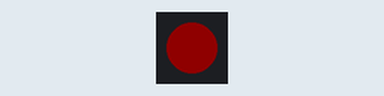
Bench run of a sketch on a simulated ESP32. Shown: 1 RGB LEDs in strip order, left to right. Dim RGB values are drawn brighter than linear; WiFi joins after 1.5 s; servers stay silent unless stated; EEPROM starts erased; what the sketch prints to the serial monitor is not drawn.

Above: at 1.8 s.
At 4.41 s:
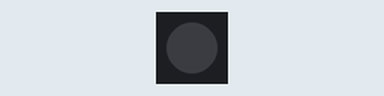
Timing chart, 0 to 4.7 s (numbered marks = the images above):
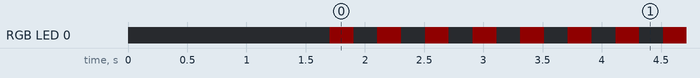

Measured:
- by itself, RGB LED 0: off → RGB(15, 0, 0) at 1.7 s, → off 0.20 s later, → RGB(15, 0, 0) 0.20 s later, → off 0.20 s later, … (638 changes in this stretch)
- by itself, everything shown: repeats every 2.0 s, in 10 steps

The sketch:

Website_monitor_aicf.ino
```cpp
#include <WiFi.h>
#include <HTTPClient.h>
#include <Adafruit_NeoPixel.h>
#include <Preferences.h>


const char* ssid = "SSID";
const char* password = "password";

// RSS feed
const char* url = "https://aicf.in/category/arbiters-news/feed/";

// ←←← YOUR BASELINE (change only if a newer post appears before your result)
const char* baselineLink = "https://aicf.in/fide-arbiter-seminar-2026fide-arbiter-seminar-in-pune-28-feb-02-march-2026-thoothukudi-07-09-march-2026/";

#define LED_PIN 48
#define LED_COUNT 1
Adafruit_NeoPixel pixel(LED_COUNT, LED_PIN, NEO_GRB + NEO_KHZ800);

const unsigned long refreshInterval = 60000;
const unsigned long blinkSlow = 500;
const unsigned long blinkFast = 200;

enum State { ERROR_STATE, REFRESHING, NO_CHANGE, HAS_CHANGE };
State currentState = ERROR_STATE;

unsigned long lastRefresh = 0;
unsigned long lastBlink = 0;
bool ledOn = false;

Preferences prefs;
String lastETag = "";
String lastModified = "";
bool alertSet = false;

void setup() {
  Serial.begin(115200);
  pixel.begin();
  pixel.setBrightness(50);
  setLED(0, 0, 0);

  prefs.begin("website_monitor", false);
  lastETag = prefs.getString("etag", "");
  lastModified = prefs.getString("last_mod", "");
  alertSet = prefs.getBool("alert", false);

  connectToWiFi();
  checkWebsite();
}

void loop() {
  if (WiFi.status() != WL_CONNECTED) {
    currentState = ERROR_STATE;
    connectToWiFi();
  }
  if (millis() - lastRefresh > refreshInterval) {
    checkWebsite();
  }
  handleLED();
}

void connectToWiFi() {
  Serial.println("Connecting to WiFi...");
  WiFi.begin(ssid, password);
  unsigned long start = millis();
  while (WiFi.status() != WL_CONNECTED && millis() - start < 10000) {
    delay(500);
    Serial.print(".");
  }
  if (WiFi.status() == WL_CONNECTED) {
    Serial.println("\nWiFi connected! IP: " + WiFi.localIP().toString());
  } else {
    Serial.println("\nWiFi connection failed.");
  }
}

void checkWebsite() {
  if (WiFi.status() != WL_CONNECTED) return;

  currentState = REFRESHING;
  lastRefresh = millis();
  Serial.println("Checking RSS feed...");

  HTTPClient http;
  http.begin(url);
  http.setFollowRedirects(HTTPC_STRICT_FOLLOW_REDIRECTS);

  if (lastETag != "") http.addHeader("If-None-Match", lastETag);
  if (lastModified != "") http.addHeader("If-Modified-Since", lastModified);

  int httpCode = http.GET();
  Serial.printf("HTTP Code: %d\n", httpCode);

  String currentLatestLink = "";

  if (httpCode == 200) {
    String payload = http.getString();

    int itemPos = payload.indexOf("<item>");
    if (itemPos != -1) {
      int linkPos = payload.indexOf("<link>", itemPos);
      if (linkPos != -1) {
        int start = linkPos + 6;
        int end = payload.indexOf("</link>", start);
        if (end != -1) {
          currentLatestLink = payload.substring(start, end);
          currentLatestLink.trim();
        }
      }
    }

    Serial.println("Latest article link: " + (currentLatestLink == "" ? "None" : currentLatestLink));

    if (currentLatestLink == baselineLink) {
      Serial.println("Matches baseline - no new update. Clearing any old alert.");
      alertSet = false;
      prefs.putBool("alert", false);          // ← this is the magic line
      currentState = NO_CHANGE;
    }
    else if (currentLatestLink != "") {
      Serial.println("NEW UPDATE DETECTED!");
      alertSet = true;
      prefs.putBool("alert", true);
      currentState = HAS_CHANGE;
    }
    else {
      currentState = NO_CHANGE;
    }
  }
  else if (httpCode == 304) {
    Serial.println("No change (304).");
    currentState = alertSet ? HAS_CHANGE : NO_CHANGE;
  }
  else {
    Serial.println("HTTP error: " + String(httpCode));
    currentState = ERROR_STATE;
  }

  http.end();

  if (alertSet) currentState = HAS_CHANGE;   // still keep persistent red once triggered
}

void handleLED() {
  unsigned long now = millis();
  unsigned long interval = 0;
  int r = 0, g = 0, b = 0;

  switch (currentState) {
    case NO_CHANGE:   r = 0; g = 80; b = 0; setLED(r, g, b); break;
    case HAS_CHANGE:  r = 80; g = 0; b = 0; setLED(r, g, b); break;
    case REFRESHING:  interval = blinkSlow; r = 0; g = 80; b = 0; break;
    case ERROR_STATE: interval = blinkFast; r = 80; g = 0; b = 0; break;
  }

  if (interval > 0 && now - lastBlink > interval) {
    ledOn = !ledOn;
    lastBlink = now;
    if (ledOn) setLED(r, g, b);
    else setLED(0, 0, 0);
  }
}

void setLED(int r, int g, int b) {
  pixel.setPixelColor(0, pixel.Color(r, g, b));
  pixel.show();
}
```
